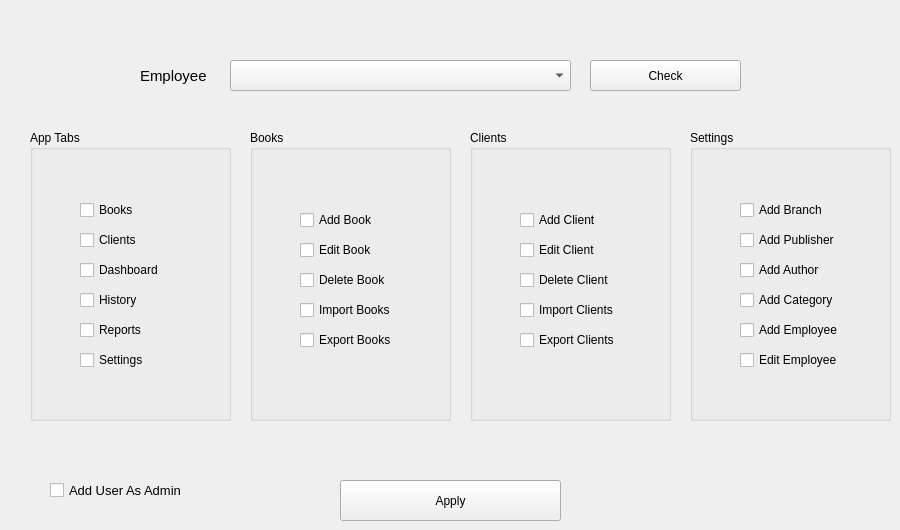
      <widget class="QWidget" name="tab_16">
       <attribute name="title">
        <string>User Permissions</string>
       </attribute>
       <widget class="QLabel" name="label_41">
        <property name="geometry">
         <rect>
          <x>140</x>
          <y>60</y>
          <width>81</width>
          <height>31</height>
         </rect>
        </property>
        <property name="font">
         <font>
          <pointsize>11</pointsize>
         </font>
        </property>
        <property name="text">
         <string>Employee</string>
        </property>
       </widget>
       <widget class="QComboBox" name="comboBox_19">
        <property name="geometry">
         <rect>
          <x>230</x>
          <y>60</y>
          <width>341</width>
          <height>31</height>
         </rect>
        </property>
       </widget>
       <widget class="QPushButton" name="pushButton_28">
        <property name="geometry">
         <rect>
          <x>340</x>
          <y>480</y>
          <width>221</width>
          <height>41</height>
         </rect>
        </property>
        <property name="text">
         <string>Apply</string>
        </property>
       </widget>
       <widget class="QPushButton" name="pushButton_31">
        <property name="geometry">
         <rect>
          <x>590</x>
          <y>60</y>
          <width>151</width>
          <height>31</height>
         </rect>
        </property>
        <property name="text">
         <string>Check</string>
        </property>
       </widget>
       <widget class="QGroupBox" name="groupBox_10">
        <property name="geometry">
         <rect>
          <x>30</x>
          <y>130</y>
          <width>201</width>
          <height>291</height>
         </rect>
        </property>
        <property name="title">
         <string>App Tabs</string>
        </property>
        <property name="flat">
         <bool>false</bool>
        </property>
        <property name="checkable">
         <bool>false</bool>
        </property>
        <widget class="QCheckBox" name="checkBox_7">
         <property name="geometry">
          <rect>
           <x>50</x>
           <y>70</y>
           <width>111</width>
           <height>20</height>
          </rect>
         </property>
         <property name="text">
          <string>Books</string>
         </property>
        </widget>
        <widget class="QCheckBox" name="checkBox_8">
         <property name="geometry">
          <rect>
           <x>50</x>
           <y>100</y>
           <width>111</width>
           <height>20</height>
          </rect>
         </property>
         <property name="text">
          <string>Clients</string>
         </property>
        </widget>
        <widget class="QCheckBox" name="checkBox_9">
         <property name="geometry">
          <rect>
           <x>50</x>
           <y>130</y>
           <width>111</width>
           <height>20</height>
          </rect>
         </property>
         <property name="text">
          <string>Dashboard</string>
         </property>
        </widget>
        <widget class="QCheckBox" name="checkBox_10">
         <property name="geometry">
          <rect>
           <x>50</x>
           <y>160</y>
           <width>111</width>
           <height>20</height>
          </rect>
         </property>
         <property name="text">
          <string>History</string>
         </property>
        </widget>
        <widget class="QCheckBox" name="checkBox_11">
         <property name="geometry">
          <rect>
           <x>50</x>
           <y>190</y>
           <width>111</width>
           <height>20</height>
          </rect>
         </property>
         <property name="text">
          <string>Reports</string>
         </property>
        </widget>
        <widget class="QCheckBox" name="checkBox_12">
         <property name="geometry">
          <rect>
           <x>50</x>
           <y>220</y>
           <width>111</width>
           <height>20</height>
          </rect>
         </property>
         <property name="text">
          <string>Settings</string>
         </property>
        </widget>
       </widget>
       <widget class="QGroupBox" name="groupBox_11">
        <property name="geometry">
         <rect>
          <x>250</x>
          <y>130</y>
          <width>201</width>
          <height>291</height>
         </rect>
        </property>
        <property name="title">
         <string>Books</string>
        </property>
        <property name="flat">
         <bool>false</bool>
        </property>
        <property name="checkable">
         <bool>false</bool>
        </property>
        <widget class="QCheckBox" name="checkBox">
         <property name="geometry">
          <rect>
           <x>50</x>
           <y>80</y>
           <width>111</width>
           <height>20</height>
          </rect>
         </property>
         <property name="text">
          <string>Add Book</string>
         </property>
        </widget>
        <widget class="QCheckBox" name="checkBox_2">
         <property name="geometry">
          <rect>
           <x>50</x>
           <y>110</y>
           <width>111</width>
           <height>20</height>
          </rect>
         </property>
         <property name="text">
          <string>Edit Book</string>
         </property>
        </widget>
        <widget class="QCheckBox" name="checkBox_3">
         <property name="geometry">
          <rect>
           <x>50</x>
           <y>140</y>
           <width>121</width>
           <height>20</height>
          </rect>
         </property>
         <property name="text">
          <string>Delete Book</string>
         </property>
        </widget>
        <widget class="QCheckBox" name="checkBox_13">
         <property name="geometry">
          <rect>
           <x>50</x>
           <y>200</y>
           <width>121</width>
           <height>20</height>
          </rect>
         </property>
         <property name="text">
          <string>Export Books</string>
         </property>
        </widget>
        <widget class="QCheckBox" name="checkBox_14">
         <property name="geometry">
          <rect>
           <x>50</x>
           <y>170</y>
           <width>121</width>
           <height>20</height>
          </rect>
         </property>
         <property name="text">
          <string>Import Books</string>
         </property>
        </widget>
       </widget>
       <widget class="QGroupBox" name="groupBox_12">
        <property name="geometry">
         <rect>
          <x>470</x>
          <y>130</y>
          <width>201</width>
          <height>291</height>
         </rect>
        </property>
        <property name="title">
         <string>Clients</string>
        </property>
        <property name="flat">
         <bool>false</bool>
        </property>
        <property name="checkable">
         <bool>false</bool>
        </property>
        <widget class="QCheckBox" name="checkBox_4">
         <property name="geometry">
          <rect>
           <x>50</x>
           <y>80</y>
           <width>111</width>
           <height>20</height>
          </rect>
         </property>
         <property name="text">
          <string>Add Client</string>
         </property>
        </widget>
        <widget class="QCheckBox" name="checkBox_5">
         <property name="geometry">
          <rect>
           <x>50</x>
           <y>110</y>
           <width>111</width>
           <height>20</height>
          </rect>
         </property>
         <property name="text">
          <string>Edit Client</string>
         </property>
        </widget>
        <widget class="QCheckBox" name="checkBox_6">
         <property name="geometry">
          <rect>
           <x>50</x>
           <y>140</y>
           <width>121</width>
           <height>20</height>
          </rect>
         </property>
         <property name="text">
          <string>Delete Client</string>
         </property>
        </widget>
        <widget class="QCheckBox" name="checkBox_15">
         <property name="geometry">
          <rect>
           <x>50</x>
           <y>170</y>
           <width>121</width>
           <height>20</height>
          </rect>
         </property>
         <property name="text">
          <string>Import Clients</string>
         </property>
        </widget>
        <widget class="QCheckBox" name="checkBox_16">
         <property name="geometry">
          <rect>
           <x>50</x>
           <y>200</y>
           <width>121</width>
           <height>20</height>
          </rect>
         </property>
         <property name="text">
          <string>Export Clients</string>
         </property>
        </widget>
       </widget>
       <widget class="QGroupBox" name="groupBox_13">
        <property name="geometry">
         <rect>
          <x>690</x>
          <y>130</y>
          <width>201</width>
          <height>291</height>
         </rect>
        </property>
        <property name="title">
         <string>Settings</string>
        </property>
        <property name="flat">
         <bool>false</bool>
        </property>
        <property name="checkable">
         <bool>false</bool>
        </property>
        <widget class="QCheckBox" name="checkBox_17">
         <property name="geometry">
          <rect>
           <x>50</x>
           <y>70</y>
           <width>111</width>
           <height>20</height>
          </rect>
         </property>
         <property name="text">
          <string>Add Branch</string>
         </property>
        </widget>
        <widget class="QCheckBox" name="checkBox_18">
         <property name="geometry">
          <rect>
           <x>50</x>
           <y>100</y>
           <width>111</width>
           <height>20</height>
          </rect>
         </property>
         <property name="text">
          <string>Add Publisher</string>
         </property>
        </widget>
        <widget class="QCheckBox" name="checkBox_19">
         <property name="geometry">
          <rect>
           <x>50</x>
           <y>130</y>
           <width>121</width>
           <height>20</height>
          </rect>
         </property>
         <property name="text">
          <string>Add Author</string>
         </property>
        </widget>
        <widget class="QCheckBox" name="checkBox_20">
         <property name="geometry">
          <rect>
           <x>50</x>
           <y>160</y>
           <width>121</width>
           <height>20</height>
          </rect>
         </property>
         <property name="text">
          <string>Add Category</string>
         </property>
        </widget>
        <widget class="QCheckBox" name="checkBox_21">
         <property name="geometry">
          <rect>
           <x>50</x>
           <y>190</y>
           <width>121</width>
           <height>20</height>
          </rect>
         </property>
         <property name="text">
          <string>Add Employee</string>
         </property>
        </widget>
        <widget class="QCheckBox" name="checkBox_22">
         <property name="geometry">
          <rect>
           <x>50</x>
           <y>220</y>
           <width>121</width>
           <height>20</height>
          </rect>
         </property>
         <property name="text">
          <string>Edit Employee</string>
         </property>
        </widget>
       </widget>
       <widget class="QCheckBox" name="checkBox_24">
        <property name="geometry">
         <rect>
          <x>50</x>
          <y>470</y>
          <width>181</width>
          <height>41</height>
         </rect>
        </property>
        <property name="font">
         <font>
          <pointsize>10</pointsize>
         </font>
        </property>
        <property name="text">
         <string>Add User As Admin</string>
        </property>
       </widget>
      </widget>
